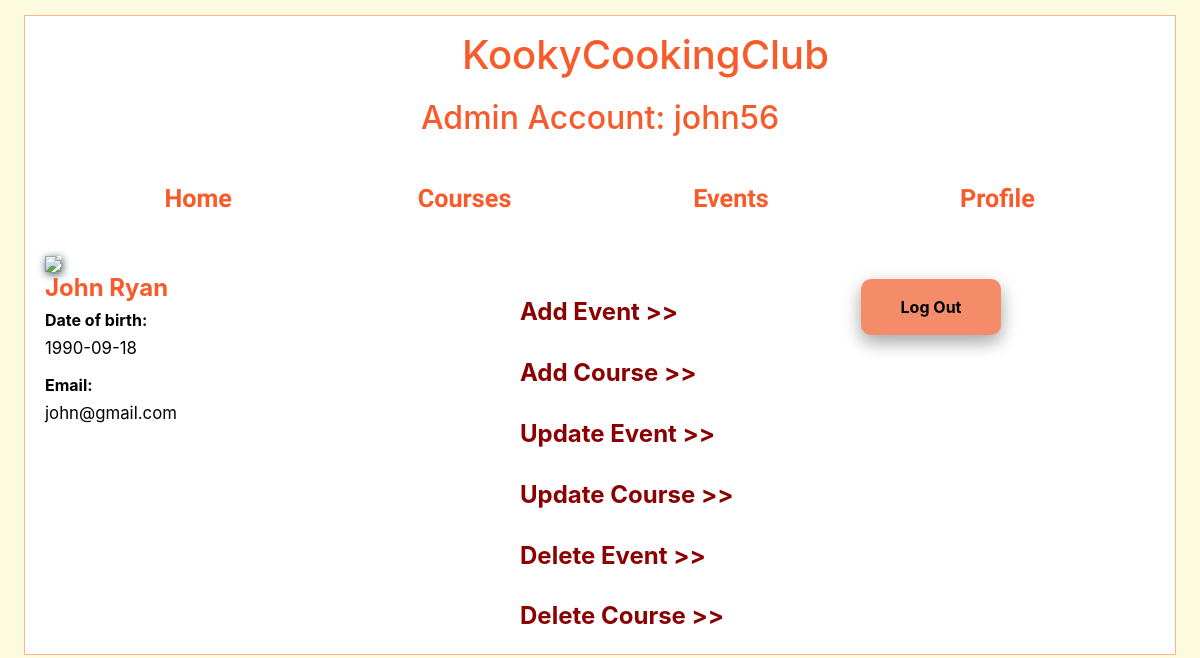
The page /AdminProfile.php (signed in) on the database its author committed.
### tables this page shows
CREATE TABLE IF NOT EXISTS `Users` (
  `user_id` INT NOT NULL auto_increment,
  `first_name` VARCHAR(45) NOT NULL,
  `last_name` VARCHAR(45) NOT NULL,
  `phone` INT(10) NOT NULL,
  `address` VARCHAR(255) NOT NULL,
  `username` VARCHAR(30) NOT NULL,
  `password` VARCHAR(255) NOT NULL,
  `date_of_birth` DATE ,
  `email` VARCHAR(45) NOT NULL,
  `user_type` ENUM('user', 'admin') DEFAULT 'user' ,
  UNIQUE INDEX `username_UNIQUE` (`username` ASC),
  PRIMARY KEY (`user_id`));

### AdminProfile.php (the view, shortened to what this page needs)
<?php
include ('CONFIG/connection.php');
?>
<?php
@$db = new mysqli($DBServer, $DBUser, $DBPass, $DBName);
$sql = "SELECT * FROM users WHERE username = '" . $_SESSION["admin_user"] . "'";
$result = $db->query($sql);
?>
<!DOCTYPE html>
<html lang="en">
    <head>
        <link href="https://stackpath.bootstrapcdn.com/bootstrap/4.3.1/css/bootstrap.min.css" rel="stylesheet">
        <link rel="stylesheet" href="styles/main.css">
    </head>
    <body>
        <h1 id="heading">KookyCookingClub </h1>
        <h2 id="adminTitle">Admin Account: <?php echo $_SESSION["admin_user"] ?></h2>
        <nav id="nav_menu">
            <ul>
                <li><a href="Index.php">Home</a></li>
                <li><a href="Courses.php">Courses</a></li>
                <li><a href="Events.php">Events</a></li>
                <?php if (isset($_SESSION["user_name"])) { ?>
                    <li ><a href="Profile.php">Profile</a></li>
                    <?php
                } else if (isset($_SESSION["admin_user"])) {
                    ?>
                    <li><a href="AdminProfile.php">Profile</a></li>
                    <?php
                } else {
                    ?>
                    <li><a href="Login.html">Log In</a></li>
                    <?php
                }
                ?>
            </ul>
        </nav>
        <main id="courses">
            <div class="container">
                <div class="row">
                    <div class="col-sm-12">
                        <div class="row">
                            <div class="col-sm-5">
                                <div class="profile">
                                    <img src="images//profile_default.png" />
<?php
if ($result->num_rows > 0) {
    while ($row = $result->fetch_assoc()) {
        ?>
                                            <h2><?php echo $row['first_name']; ?> <?php echo $row['last_name']; ?></h2>
                                            <h3>Date of birth:</h3>
                                            <p> <?php echo $row['date_of_birth']; ?></p>
                                            <h3>Email:</h3>
                                            <p> <?php echo $row['email']; ?></p>
                                        </div>
                                    </div>
        <?php
    }
}
?>
                            <div class="col-sm-3">
                                <div class="profile">
                                    <br><br>
                                    <h2><a href="AddEventForm.html">Add Event >></a></h2>
                                    <br>
                                    <h2><a href="AddCourseForm.html">Add Course >></a></h2>
                                    <br>
                                    <h2><a href="UpdateEventForm.html">Update Event >></a></h2>
                                    <br>
                                    <h2><a href="UpdateCourseForm.html">Update Course >></a></h2>
                                    <br>
                                    <h2><a href="DeleteEventForm.html">Delete Event >></a></h2>
                                    <br>
                                    <h2><a href="DeleteCourseForm.html">Delete Course >></a></h2>
                                </div>
                            </div>
                            <div class="col-sm-4">
                                <div class="profile">
                                    <br>
                                    <form action = "LogOut.php" method="POST" id="form">
                                        <input id="logout_button" type="submit" value="Log Out" name="log out">
                                    </form>
                                </div>
                            </div>
                        </div>
                    </div>
                </div>
            </div>
        </main>
    </body>
</html>

### styles/main.css (style rules this page uses)
html { background-color: #fcfbde; }
body { width: 96%; background-color: white; background-size: cover; background-position-y: -480px; margin: 15px auto; padding: 15px 0; border: 1px solid #f9b590; }
p { font-size: 1.05em; line-height: 130%; color: black; }
a { font-weight: bold; text-decoration: none; }
a:link, a:visited { color: darkred; }
h2 { color:#f95a2a }
#nav_menu ul { font-family: Constantia, "Lucida Bright", "DejaVu Serif", Georgia, serif; font-weight: bold; font-size: large; width: 100%; text-align: center; list-style-type: none; position: relative; height: 40px; padding-top: 1em; padding-bottom: 2.5em; margin: 25px 0; }
#nav_menu ul li { float: left; margin-bottom: 1.5em; }
#nav_menu ul li a { font-size: 1.4em; background-color: white; color: #f95a2a; text-align: center; font-family: 'Indie Flower', cursive; transition: color ease-in-out 0.3s; text-shadow: 1px -1px 1px #ffffff; }
#nav_menu ul li { width: 24%; }
#form { color: #f95a2a; font-weight: bolder; }
#left_form,input { width:40%; }
#right_form,input { width: 40%; }
input[type=submit], input[type=reset] { background-color: #f48c69; border: none; color: white; text-decoration: none; cursor: pointer; padding: 16px 33px; }
input[type="submit"] { margin-top: 5px; margin-left:16%; border-radius: 10px; color: black; font-weight: bold; box-shadow: 0 8px 16px 0 rgba(0,0,0,0.2), 0 6px 20px 0 rgba(0,0,0,0.19); }
#heading { margin-left:38%; color:#f95a2a; font-family: -apple-system,BlinkMacSystemFont,"Segoe UI",Roboto,"Helvetica Neue",Arial,"Noto Sans",sans-serif,"Apple Color Emoji","Segoe UI Emoji","Segoe UI Symbol","Noto Color Emoji"; font-size: 2.5rem; margin-bottom: .5em; font-weight: 500; line-height: 1.2; margin-top: 0; }
* { box-sizing: border-box; }
.profile h2 { color:#f95a2a; font-size: 1.5em; font-weight:bold; }
.profile h3 { color:black; font-size:1em; font-weight:bold; }
#adminTitle { text-align: center; }
.profile img { box-shadow: 1px 2px 9px darkslategray; }

### rows shown on the page
users: first_name "John", last_name "Ryan", date_of_birth "1990-09-18", email "john@gmail.com"

### other values the page prints
$_SESSION["admin_user"] "john56"
